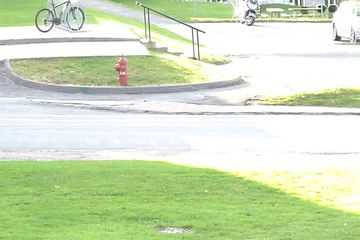
#> input picture reveal/17.02/pedestrians/pedestrians/in000001.jpg, 360 x 240 px; its folder holds only this picture in this run
$ python tracking.py
#> lines starting #> are read from the running program, lines starting #| are printed output that depends on the picture; after the words box and inside, x2 and y2 are one past the last pixel; in counts of white or black regions, pixels touching at a corner belong together
import cv2
import numpy as np
from pathlib import Path
from collections import deque

crossing = deque(maxlen = 40)

def is_crossed(y_current, direction, frame_id):
    for f, y, d in crossing:
        if (d == direction and abs(y - y_current) < 40):
            if frame_id - f <= crossing.maxlen:
                return True
        return False


image_path = Path("C:/Users/ol1xy/2_course/2/cvml_serduk/reveal/17.02/pedestrians/pedestrians")

cv2.namedWindow("Image", cv2.WINDOW_NORMAL)

corner_params = {
    "maxCorners" : 100,
    "qualityLevel" : 0.2,
    "minDistance" : 30,
    "blockSize": 9
}

op_params = {
   "winSize" : (100, 100),
   "maxLevel" : 2,
   "criteria" : (cv2.TermCriteria_COUNT |
                 cv2.TermCriteria_EPS, 10, 0.03), # Уровень ошибки между предыдущим и текущим изображениями
}

count_left_to_right = 0
count_right_to_left = 0
prev_gray = None
pts = None
good_new = []
LINE_X = 100


# Чтение видоса с картинок, их сортировка, так как они перемешиваются в зависимости от ОС
for frame_id, path in enumerate(sorted(image_path.glob("*.jpg"))):
    frame = cv2.imread(str(path)) # str из-за особенностей cv2
#> frame is the input picture: shape (240, 360, 3); mean B, G, R 188.3, 222.7, 207.7
    gray = cv2.cvtColor(frame, cv2.COLOR_BGR2GRAY)
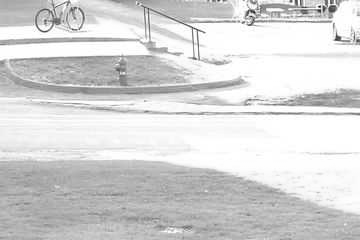
#> gray: shape (240, 360); min 26, max 255, mean 214.3
    # Ключевые точки на кадре
    if pts is None or len(pts) < 20:
        pts = cv2.goodFeaturesToTrack(gray, **corner_params)
#> pts = [[321, 8], [337, 37], [249, 13], [291, 4], [195, 30], [76, 10], [47, 26], [149, 10], [216, 1]]


    if prev_gray is not None:
        op_pts, status, error = cv2.calcOpticalFlowPyrLK(prev_gray, gray,
                                                pts, None,
                                                **op_params)

        for p in op_pts:
            cv2.circle(frame, tuple(p.flatten().astype(int)),
                3, (255, 0, 255), -1)

        good_new, good_old= [], []
        for i, (new_pt, old_pt) in enumerate(zip(op_pts, pts)):
            if status[i] == 1 and error[i] < 5.0:
                new_pt = new_pt.flatten()
                old_pt = old_pt.flatten()
                dx = new_pt[0] - old_pt[0]
                dy = new_pt[1] - old_pt[1]
                movement = np.hypot(dx, dy)
                if movement > 0.3:
                    good_new.append(new_pt)
                    good_old.append(old_pt)

        good_new = np.array(good_new)
        good_old = np.array(good_old)

        for (x_new, y_new), (x_old, y_old) in zip(good_new,
                                                  good_old):
            dx = x_new - x_old

            if (x_old < (LINE_X + 5)
                and (LINE_X - 5) <= x_new and dx > 0.3):
                if not is_crossed(y_new, 1, frame_id):
                    print("left to right")
                    crossing.append((frame_id, y_new, 1))
            elif (x_old > (LINE_X - 5)
                 and (LINE_X + 5) >= x_new and
                 dx < -0.3):
                if not is_crossed(y_new, -1, frame_id):
                    print("right to left")
                    crossing.append((frame_id, y_new, -1))


        for p in good_new:
            cv2.circle(frame, tuple(p.flatten().astype(int)),
                3, (255, 0, 0), -1)


    for p in pts:
        cv2.circle(frame, tuple(p.flatten().astype(int)),
                3, (0, 0, 255), -1)
#> this loop made 9 passes
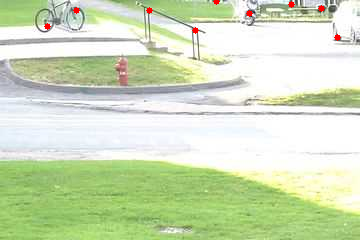
#> frame: shape (240, 360, 3); 0.3% of pixels changed, all inside (x1, y1, x2, y2) = (44, 0, 341, 41)


    prev_gray = gray.copy()
    pts = good_new.reshape(-1, 1, 2) if len(good_new) > 0 else None

    cv2.line(frame, (LINE_X, 0), (LINE_X, frame.shape[0]),
                                  (255, 120, 0), 2)
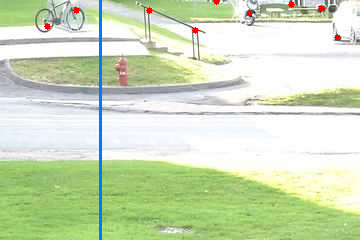
#> frame: shape (240, 360, 3); 0.83% of pixels changed, all inside (x1, y1, x2, y2) = (99, 0, 102, 240)

    cv2.imshow("Image", frame)
    key = cv2.waitKey(int(1000/100))
#> (key Esc is pressed here)
    if (key & 0xFF) == 27:
        break
